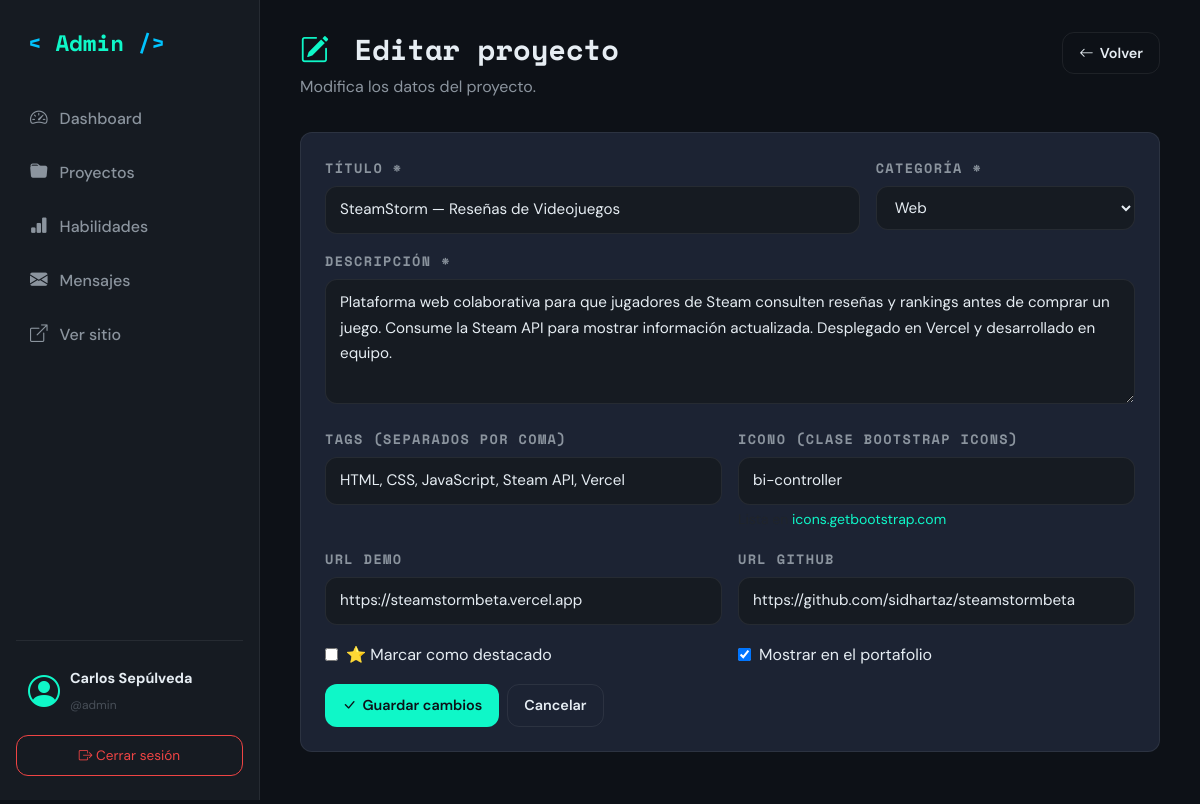
The app's page /admin/proyecto_form.php?id=2 (signed in) with its own data.
### tables this page shows
CREATE TABLE proyectos (
  id           INT AUTO_INCREMENT PRIMARY KEY,
  titulo       VARCHAR(120) NOT NULL,
  descripcion  TEXT NOT NULL,
  categoria    ENUM('web','python','linux','otro') NOT NULL DEFAULT 'web',
  tags         VARCHAR(255),
  imagen       VARCHAR(255),
  icono        VARCHAR(60)  DEFAULT 'bi-folder',
  url_demo     VARCHAR(255),
  url_github   VARCHAR(255),
  destacado    TINYINT(1) DEFAULT 0,
  activo       TINYINT(1) DEFAULT 1,
  creado_en    TIMESTAMP DEFAULT CURRENT_TIMESTAMP
);

### includes/funciones.php (called while the page is built, shortened)
<?php
function e(?string $valor): string {
    return htmlspecialchars($valor ?? '', ENT_QUOTES, 'UTF-8');
}

### admin/proyecto_form.php (the view, shortened to what this page needs)
<?php
require_once '../includes/admin_header.php';
$id = (int)($_GET['id'] ?? 0);
$proyecto = [
    'id' => 0, 'titulo' => '', 'descripcion' => '',
    'categoria' => 'web', 'tags' => '', 'icono' => 'bi-folder',
    'url_demo' => '', 'url_github' => '', 'destacado' => 0, 'activo' => 1
];
if ($id > 0) {
    $stmt = $conexion->prepare("SELECT * FROM proyectos WHERE id = ?");
    $stmt->bind_param('i', $id);
    $stmt->execute();
    $fila = $stmt->get_result()->fetch_assoc();
    if ($fila) $proyecto = $fila;
    else {
        setFlash('error', 'Proyecto no encontrado.');
        redirigir('proyectos.php');
    }
}
$es_edicion = $proyecto['id'] > 0;
?>
<header class="admin-page-header">
  <div>
    <h1>
      <i class="bi bi-<?= $es_edicion ? 'pencil-square' : 'plus-circle' ?>"></i>
      <?= $es_edicion ? 'Editar proyecto' : 'Nuevo proyecto' ?>
    </h1>
    <p><?= $es_edicion ? 'Modifica los datos del proyecto.' : 'Completa los datos del nuevo proyecto.' ?></p>
  </div>
  <a href="proyectos.php" class="btn-admin btn-admin-outline">
    <i class="bi bi-arrow-left"></i> Volver
  </a>
</header>
<div class="admin-card">
  <form method="POST" action="proyecto_guardar.php" class="admin-form">
    <div class="row g-3">
      <div class="col-md-8">
        <label class="form-label-custom">Título *</label>
        <input type="text" name="titulo" class="form-input-custom"
               value="<?= e($proyecto['titulo']) ?>"
               required maxlength="120">
      </div>
      <div class="col-md-4">
        <label class="form-label-custom">Categoría *</label>
        <select name="categoria" class="form-input-custom" required>
          <?php foreach (['web','python','linux','otro'] as $cat): ?>
            <option value="<?= $cat ?>" <?= $proyecto['categoria'] === $cat ? 'selected' : '' ?>>
              <?= ucfirst($cat) ?>
            </option>
          <?php endforeach; ?>
        </select>
      </div>
      <div class="col-12">
        <label class="form-label-custom">Descripción *</label>
        <textarea name="descripcion" class="form-input-custom" rows="4"
                  required minlength="20"><?= e($proyecto['descripcion']) ?></textarea>
      </div>
      <div class="col-md-6">
        <label class="form-label-custom">Tags (separados por coma)</label>
        <input type="text" name="tags" class="form-input-custom"
               value="<?= e($proyecto['tags']) ?>"
               placeholder="HTML, CSS, JavaScript">
      </div>
      <div class="col-md-6">
        <label class="form-label-custom">Icono (clase Bootstrap Icons)</label>
        <input type="text" name="icono" class="form-input-custom"
               value="<?= e($proyecto['icono']) ?>"
               placeholder="bi-shop">
        <small class="text-muted">Lista en <a href="https://icons.getbootstrap.com" target="_blank">icons.getbootstrap.com</a></small>
      </div>
      <div class="col-md-6">
        <label class="form-label-custom">URL Demo</label>
        <input type="url" name="url_demo" class="form-input-custom"
               value="<?= e($proyecto['url_demo']) ?>"
               placeholder="https://...">
      </div>
      <div class="col-md-6">
        <label class="form-label-custom">URL GitHub</label>
        <input type="url" name="url_github" class="form-input-custom"
               value="<?= e($proyecto['url_github']) ?>"
               placeholder="https://github.com/...">
      </div>
      <div class="col-md-6">
        <label class="form-check-label">
          <input type="checkbox" name="destacado" value="1"
                 <?= $proyecto['destacado'] ? 'checked' : '' ?>>
          ⭐ Marcar como destacado
        </label>
      </div>
      <div class="col-md-6">
        <label class="form-check-label">
          <input type="checkbox" name="activo" value="1"
                 <?= $proyecto['activo'] ? 'checked' : '' ?>>
          Mostrar en el portafolio
        </label>
      </div>
      <div class="col-12 d-flex gap-2 mt-3">
        <button type="submit" class="btn-admin btn-admin-primary">
          <i class="bi bi-check-lg"></i> <?= $es_edicion ? 'Guardar cambios' : 'Crear proyecto' ?>
        </button>
        <a href="proyectos.php" class="btn-admin btn-admin-outline">Cancelar</a>
      </div>
    </div>
  </form>
</div>
<?php require_once '../includes/admin_footer.php'; ?>

### css/style.css (style rules this page uses)
:root { --accent-1: #0ff7c8; --accent-2: #00c4ff; --accent-3: #7c3aed; --accent-4: #f59e0b; --accent-5: #ef4444; --bg-primary: #0d1117; --bg-secondary: #161b22; --bg-card: #1c2333; --bg-card-hover:#21293d; --border-color: rgba(255, 255, 255, 0.07); --text-primary: #e6edf3; --text-secondary: #8b949e; --text-muted: #484f58; --nav-bg: rgba(13, 17, 23, 0.85); --shadow-sm: 0 2px 8px rgba(0,0,0,0.3); --shadow-md: 0 8px 32px rgba(0,0,0,0.4); --shadow-glow: 0 0 20px rgba(15, 247, 200, 0.15); --font-display: 'Space Mono', monospace; --font-body: 'DM Sans', sans-serif; --transition-fast: 0.15s ease; --transition-normal: 0.3s ease; --transition-slow: 0.6s ease; --radius-sm: 6px; --radius-md: 12px; --radius-lg: 20px; --section-padding: 100px 0; }
*, *::before, *::after { box-sizing: border-box; margin: 0; padding: 0; }
html { scroll-behavior: smooth; scroll-padding-top: 72px; }
body { font-family: var(--font-body); background-color: var(--bg-primary); color: var(--text-primary); font-size: 1rem; line-height: 1.7; overflow-x: hidden; transition: background-color var(--transition-slow), color var(--transition-slow); }
h1, h2, h3, h4, h5 { font-family: var(--font-display); font-weight: 700; line-height: 1.2; color: var(--text-primary); }
p { color: var(--text-secondary); }
a { color: var(--accent-1); text-decoration: none; transition: color var(--transition-fast); }
.form-label-custom { display: block; font-family: var(--font-display); font-size: 0.75rem; text-transform: uppercase; letter-spacing: 0.1em; color: var(--text-secondary); margin-bottom: 8px; }
.form-input-custom { width: 100%; padding: 12px 16px; background: var(--bg-secondary); border: 1px solid var(--border-color); border-radius: var(--radius-sm); color: var(--text-primary); font-family: var(--font-body); font-size: 0.95rem; transition: all var(--transition-fast); outline: none; resize: vertical; }
.form-input-custom::placeholder { color: var(--text-muted); }

### css/dashboard.css (style rules this page uses)
.admin-body { background: var(--bg-primary); color: var(--text-primary); font-family: var(--font-body); margin: 0; }
.admin-page-header { display: flex; justify-content: space-between; align-items: flex-start; gap: 16px; margin-bottom: 32px; flex-wrap: wrap; }
.admin-page-header h1 { font-family: var(--font-display); font-size: 1.8rem; margin-bottom: 6px; color: var(--text-primary); }
.admin-page-header h1 i { color: var(--accent-1); margin-right: 8px; }
.admin-page-header p { color: var(--text-secondary); margin: 0; }
.admin-card { background: var(--bg-card); border: 1px solid var(--border-color); border-radius: var(--radius-md); padding: 24px; margin-bottom: 24px; }
.btn-admin { display: inline-flex; align-items: center; gap: 6px; padding: 8px 16px; border-radius: var(--radius-md); font-weight: 600; font-size: 0.9rem; border: 1px solid transparent; cursor: pointer; text-decoration: none; transition: var(--transition-fast); }
.btn-admin-primary { background: var(--accent-1); color: var(--bg-primary); }
.btn-admin-outline { background: transparent; color: var(--text-primary); border-color: var(--border-color); }
.admin-form .form-label-custom { display: block; font-size: 0.85rem; font-weight: 600; margin-bottom: 6px; color: var(--text-secondary); }
.admin-form .form-input-custom { width: 100%; padding: 10px 14px; background: var(--bg-secondary); border: 1px solid var(--border-color); border-radius: var(--radius-md); color: var(--text-primary); font-family: var(--font-body); font-size: 0.95rem; transition: var(--transition-fast); }
.admin-form textarea.form-input-custom { resize: vertical; }
.admin-form .form-check-label { display: flex; align-items: center; gap: 8px; color: var(--text-primary); cursor: pointer; }

### records on screen
proyectos: titulo "SteamStorm — Reseñas de Videojuegos", categoria "Web", descripcion "Plataforma web colaborativa para que jugadores de Steam consulten reseñas y rankings antes de comprar un juego. Consume la Steam API para mostrar información actualizada. Desplegado en Vercel y desarrollado en equipo.", tags "HTML, CSS, JavaScript, Steam API, Vercel", icono "bi-controller", url_demo "https://steamstormbeta.vercel.app", url_github "https://github.com/sidhartaz/steamstormbeta", activo "☑"

### other values on screen
$_SESSION['admin_nombre'] "Carlos Sepúlveda"
$_SESSION['admin_user'] "admin"
